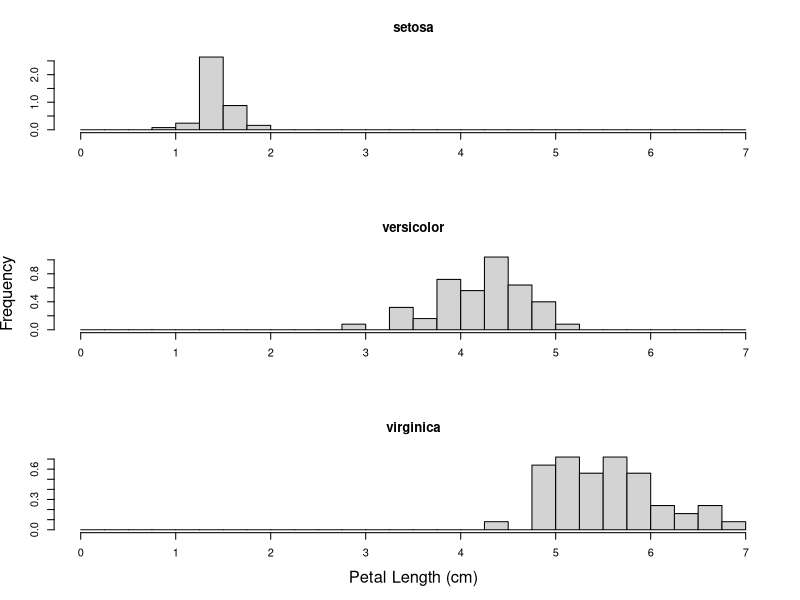
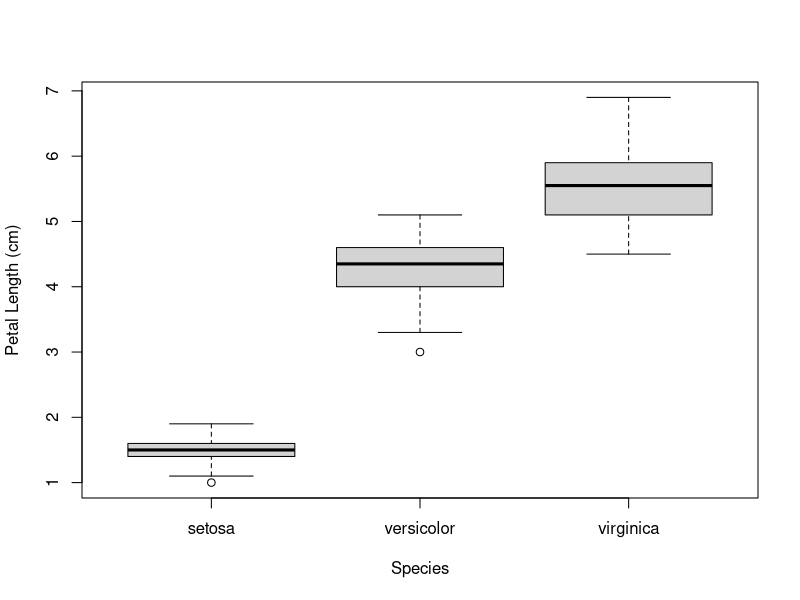
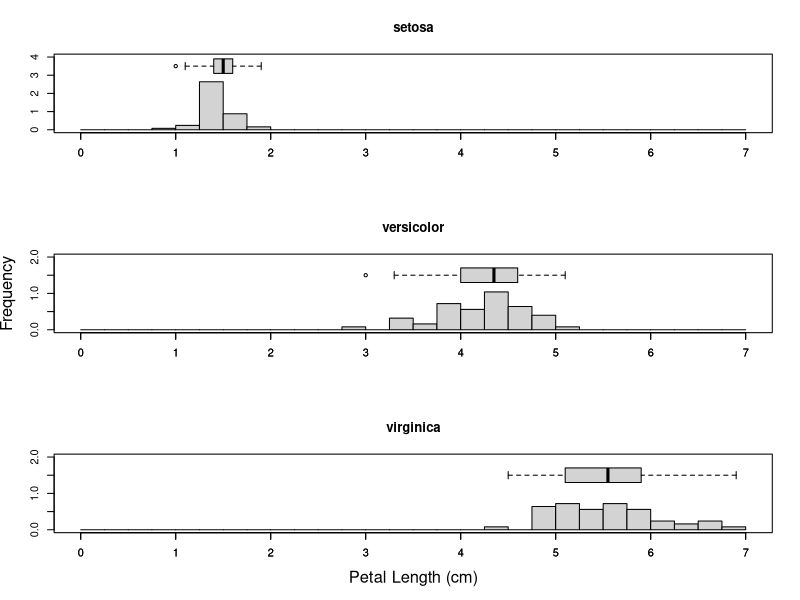

Here is the R script that generated these plots, in order:
# 28/08/2012
# Example script for creating simple boxplots of data


# -------------------------------------------------------------------
# Housekeeping

rm(list=ls()) # remove everything currently held in the R memory

graphics.off() # close all open graphics windows 


# -------------------------------------------------------------------
# Enter or read in your data from a file
# In this example we will use the in-built dataset "iris" which gives the 
# measurements in centimeters of the variables sepal length and width 
# and petal length and width, respectively, for 50 flowers from each 
# of 3 species of iris. The species are Iris setosa, versicolor, and virginica.
# see ?iris for more information

#setwd("D:/Alternative My Documents/Andrews Documents/Camtasia Studio/R podcasts/R podcasts scripts/graphics scripts")

# read in data from our CSV file                              
# This is a comma separated file

#brain.data <- read.csv("brain_data.csv", header=TRUE)

# make the data directly accessible by the column headers
attach(iris)


# --------------------------------------------------------------------
# Plot and explore your data


head(iris)

# we will focus on the Petal Length data for a start
# Lets start with 3 histograms
dev.new()
par(mfrow=c(3,1)) # specify a 3x1 panel plot
hist(Petal.Length[Species=="setosa"], breaks=seq(0,7,0.25), freq=F,
      main="setosa", xlab="", ylab="", cex.lab=1.5)
hist(Petal.Length[Species=="versicolor"], breaks=seq(0,7,0.25),  freq=F,
      main="versicolor", xlab="", ylab="Frequency", cex.lab=1.5)
hist(Petal.Length[Species=="virginica"], breaks=seq(0,7,0.25),  freq=F,
      main="virginica", xlab="Petal Length (cm)", ylab="", cex.lab=1.5)


# use a boxplot to show this same information in one single panel
# See the wikipedia site for more information
# http://en.wikipedia.org/wiki/Box_plot
dev.new()
par(mfrow=c(1,1))
boxplot( Petal.Length ~ Species,
		ylab="Petal Length (cm)", xlab="Species")




# Some code below to facilirate direct comparison of histograms and boxplots
# Intended for illustrative purposes in this podcast only
dev.new()
par(mfrow=c(3,1)) # specify a 3x1 panel plot

hist(Petal.Length[Species=="setosa"], breaks=seq(0,7,0.25), freq=F,
      main="setosa", xlab="", ylab="", cex.lab=1.5,ylim=c(0,4),
      col="lightgrey")
boxplot(Petal.Length[Species=="setosa"],at=3.5,horizontal=T,add=T,width=2)

hist(Petal.Length[Species=="versicolor"], breaks=seq(0,7,0.25),  freq=F,
      main="versicolor", xlab="", ylab="Frequency", cex.lab=1.5, ylim=c(0,2),
      col="lightgrey")
boxplot(Petal.Length[Species=="versicolor"],at=1.5,horizontal=T,add=T)

hist(Petal.Length[Species=="virginica"], breaks=seq(0,7,0.25),  freq=F,
      main="virginica", xlab="Petal Length (cm)", ylab="", cex.lab=1.5, 
      ylim=c(0,2), col="lightgrey")
boxplot(Petal.Length[Species=="virginica"],at=1.5,horizontal=T,add=T)



# --------------------------------------------------------------------
# Analyse your data
# e.g. a t-test, or linear regression, or ANOVA, or whatever



# --------------------------------------------------------------------
# Plot the results of your analysis



# 
# --------------------------------------------------------------------
# Save your data (only if you want)

# The "list=" command tells us which variables we want to save
# The "file=" option tells us what file to save the data to

# save( list=ls(), file="grazing_data.rdata" )

# -------------------------------------------------------------------
# Housekeeping - Cleaning up
detach(iris)





